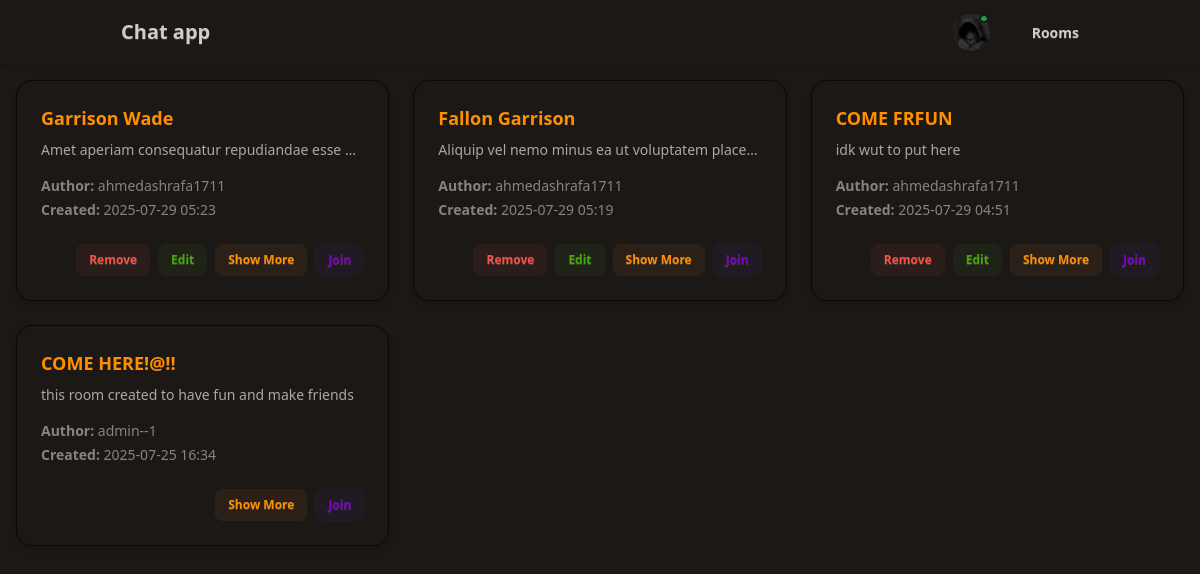
Before: / (signed in) with the older database file.
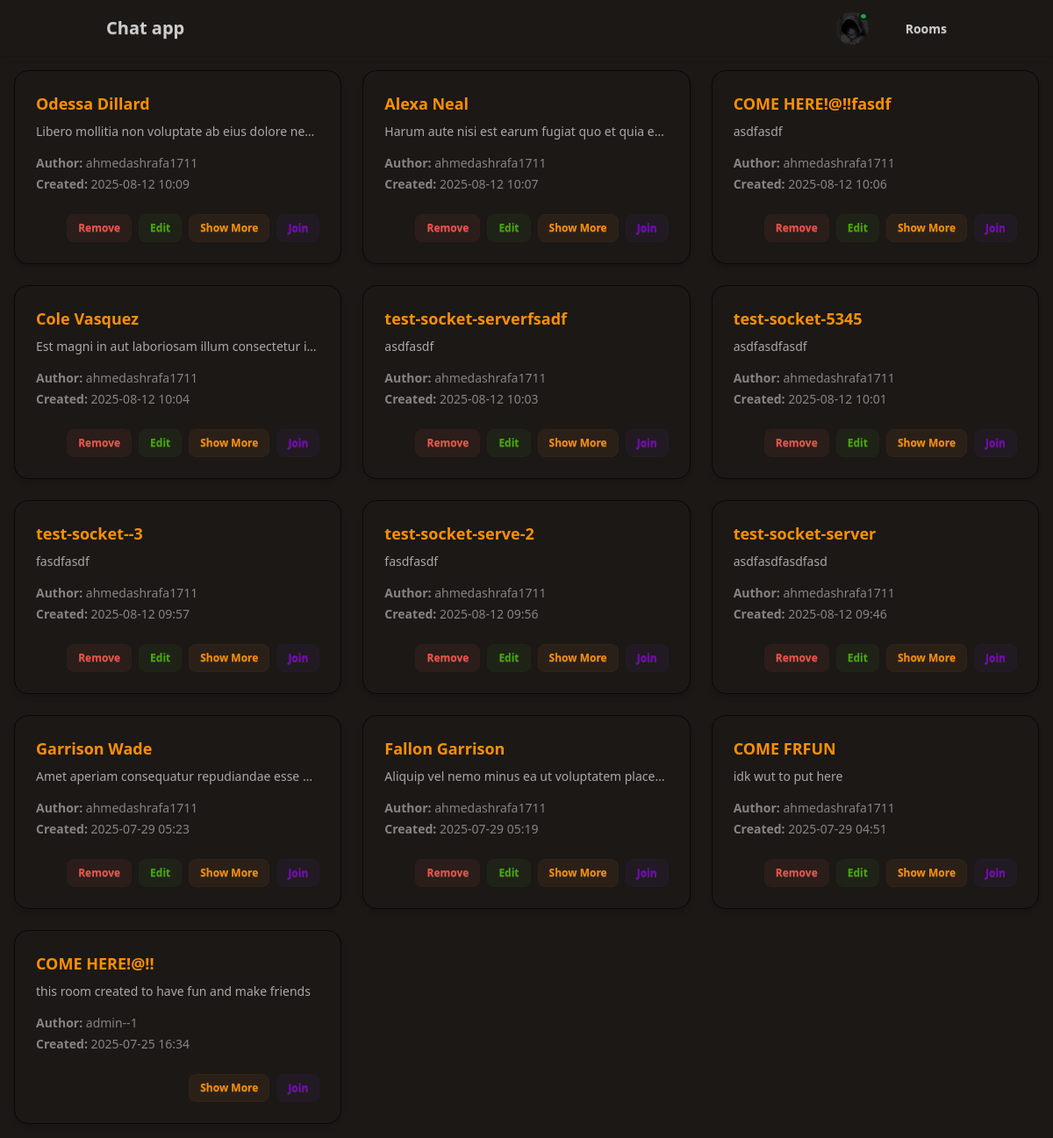
After: the same page with the newer database file.
### chat/models.py (models this page shows, shortened)
class Room(models.Model):
    room_name = models.CharField(max_length=100)
    room_description = models.CharField(max_length=300)
    room_author = models.ForeignKey(UserProfile , on_delete=models.CASCADE , related_name="rooms")
    created_at = models.DateTimeField(auto_now_add=True)
    class Meta:
        unique_together = ['room_name' , 'room_author']
        ordering = ['-created_at']

class UserProfile(AbstractUser):
    email = models.EmailField(unique=True , blank=False , null=False)
    profile = models.ImageField(upload_to=uuid_upload_to , default = 'defaults/default-img.png' , validators=[FileExtensionValidator(allowed_extensions=['jpg', 'jpeg', 'png', 'gif'])])
    is_online = models.BooleanField(default=False)

### chat/views/rooms.py (the view)
# urls.py: path('' , rooms.RoomView.as_view() , name="index"),
class RoomView(ListView):
    model = Room
    template_name = "index.html"
    context_object_name = "object_list"

### chat/custom_contexts.py (called while the page is built)
def globals(request):
    return {
        "app_name" : "ChatApp"
    }

### chat/templates/index.html (shortened to what this page needs)
{% extends "base.html" %}
{% load widget_tweaks %}
{% block content %}
    <div class="grid grid-cols-1 sm:grid-cols-2 lg:grid-cols-3 gap-6 p-4" id="rooms-list">
        {% for room in object_list %}
            <div id="room-{{ room.id }}" class="card bg-base-100 shadow-md border border-base-200">
                <div class="card-body">
                    <h2 class="card-title text-primary">{{ room.room_name }}</h2>
                    <p class="description text-sm text-base-content/80 truncate">{{ room.room_description|truncatewords:20 }}</p>
                    <div class="mt-2 flex flex-col gap-1">
                        <span class="text-sm text-base-content/60">
                            <span class="font-semibold">Author:</span> {{ room.room_author.username }}
                        </span>
                        <span class="text-sm text-base-content/60">
                            <span class="font-semibold">Created:</span> {{ room.created_at|date:"Y-m-d H:i" }}
                        </span>
                    </div>
                    <div class="card-actions justify-end mt-4">
                        {% if request.user.is_authenticated and room.room_author == request.user %}
                            <a href="{% url 'remove_room' room.id %}" class="btn btn-sm btn-soft btn-error">Remove</a>
                            <a href="{% url 'edit_room' room.id %}" class="btn btn-sm btn-soft btn-accent">Edit</a>
                        {% endif %}
                        {% if request.user.is_authenticated %}
                        <a href="{% url 'room-detail' room.id %}" class="btn btn-sm btn-primary btn-soft">Show More</a>
                        <a href="{% url 'chat_room' room.id %}" class="btn btn-sm btn-secondary btn-soft">Join</a>
                        {% endif %}
                    </div>
                </div>
            </div>
        {% empty %}
            <div class="col-span-full text-center text-gray-500 text-lg">
                No rooms available.
            </div>
        {% endfor %}
    </div>
{% endblock %}

Changed rows visible on the page:
added Room: room_name "Odessa Dillard", room_description "Libero mollitia non voluptate ab eius dolore ne…", room_author.username "ahmedashrafa1711", created_at "2025-08-12 10:09", shows "Remove"
added Room: room_name "Alexa Neal", room_description "Harum aute nisi est earum fugiat quo et quia e…", room_author.username "ahmedashrafa1711", created_at "2025-08-12 10:07", shows "Remove"
added Room: room_name "COME HERE!@!!fasdf", room_description "asdfasdf", room_author.username "ahmedashrafa1711", created_at "2025-08-12 10:06", shows "Remove"
added Room: room_name "Cole Vasquez", room_description "Est magni in aut laboriosam illum consectetur i…", room_author.username "ahmedashrafa1711", created_at "2025-08-12 10:04", shows "Remove"
added Room: room_name "test-socket-serverfsadf", room_description "asdfasdf", room_author.username "ahmedashrafa1711", created_at "2025-08-12 10:03", shows "Remove"
added Room: room_name "test-socket-5345", room_description "asdfasdfasdf", room_author.username "ahmedashrafa1711", created_at "2025-08-12 10:01", shows "Remove"
added Room: room_name "test-socket--3", room_description "fasdfasdf", room_author.username "ahmedashrafa1711", created_at "2025-08-12 09:57", shows "Remove"
added Room: room_name "test-socket-serve-2", room_description "fasdfasdf", room_author.username "ahmedashrafa1711", created_at "2025-08-12 09:56", shows "Remove"
added Room: room_name "test-socket-server", room_description "asdfasdfasdfasd", room_author.username "ahmedashrafa1711", created_at "2025-08-12 09:46", shows "Remove"
